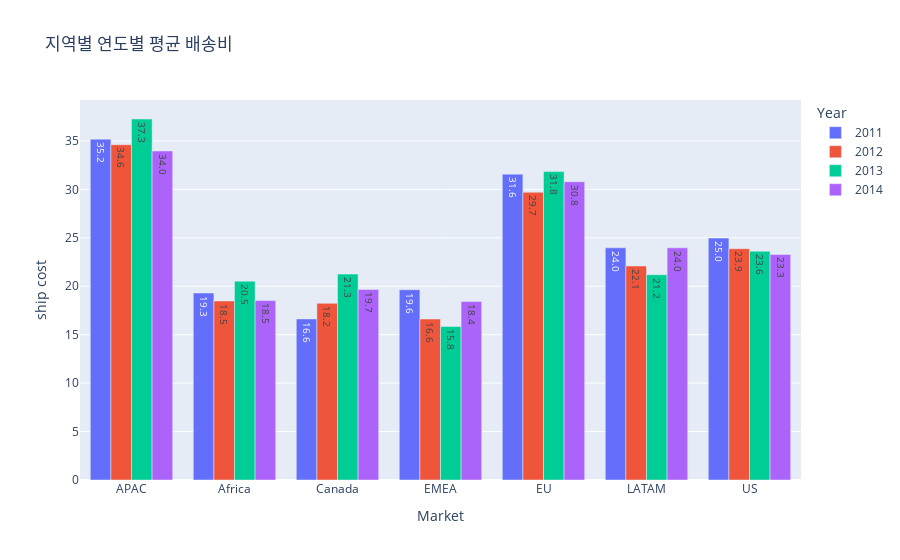

Write notebook code for a chart like this one.
### Markdown cell above
### 지역별, 연도별 평균 배송비

### Code cell
shipping = df.groupby(['Year', 'Market'])['Shipping.Cost'].mean().to_frame('ship cost').reset_index()
shipping['Year'] = shipping['Year'].astype(str)
fig = px.bar(shipping, x='Market', y='ship cost', color='Year', barmode='group', text_auto='.1f', title='지역별 연도별 평균 배송비')
fig.show()

### Figure 1 — Plotly figure (JSON) as saved in the notebook; plotly's stock layout.template omitted (floating-point values rounded to 4 significant figures)
{"data": [{"alignmentgroup": "True", "hovertemplate": "Year=2011<br>Market=%{x}<br>ship cost=%{y}<extra></extra>", "legendgroup": "2011", "marker": {"color": "#636efa", "pattern": {"shape": ""}}, "name": "2011", "offsetgroup": "2011", "orientation": "v", "showlegend": true, "textposition": "auto", "texttemplate": "%{y:.1f}", "type": "bar", "x": ["APAC", "Africa", "Canada", "EMEA", "EU", "LATAM", "US"], "xaxis": "x", "y": [35.19, 19.3, 16.63, 19.64, 31.57, 23.97, 24.97], "yaxis": "y"}, {"alignmentgroup": "True", "hovertemplate": "Year=2012<br>Market=%{x}<br>ship cost=%{y}<extra></extra>", "legendgroup": "2012", "marker": {"color": "#EF553B", "pattern": {"shape": ""}}, "name": "2012", "offsetgroup": "2012", "orientation": "v", "showlegend": true, "textposition": "auto", "texttemplate": "%{y:.1f}", "type": "bar", "x": ["APAC", "Africa", "Canada", "EMEA", "EU", "LATAM", "US"], "xaxis": "x", "y": [34.62, 18.49, 18.24, 16.62, 29.71, 22.1, 23.88], "yaxis": "y"}, {"alignmentgroup": "True", "hovertemplate": "Year=2013<br>Market=%{x}<br>ship cost=%{y}<extra></extra>", "legendgroup": "2013", "marker": {"color": "#00cc96", "pattern": {"shape": ""}}, "name": "2013", "offsetgroup": "2013", "orientation": "v", "showlegend": true, "textposition": "auto", "texttemplate": "%{y:.1f}", "type": "bar", "x": ["APAC", "Africa", "Canada", "EMEA", "EU", "LATAM", "US"], "xaxis": "x", "y": [37.27, 20.53, 21.25, 15.84, 31.84, 21.19, 23.61], "yaxis": "y"}, {"alignmentgroup": "True", "hovertemplate": "Year=2014<br>Market=%{x}<br>ship cost=%{y}<extra></extra>", "legendgroup": "2014", "marker": {"color": "#ab63fa", "pattern": {"shape": ""}}, "name": "2014", "offsetgroup": "2014", "orientation": "v", "showlegend": true, "textposition": "auto", "texttemplate": "%{y:.1f}", "type": "bar", "x": ["APAC", "Africa", "Canada", "EMEA", "EU", "LATAM", "US"], "xaxis": "x", "y": [33.97, 18.52, 19.67, 18.42, 30.79, 23.97, 23.28], "yaxis": "y"}], "layout": {"barmode": "group", "legend": {"title": {"text": "Year"}, "tracegroupgap": 0}, "title": {"text": "지역별 연도별 평균 배송비"}, "xaxis": {"anchor": "y", "domain": [0, 1], "title": {"text": "Market"}}, "yaxis": {"anchor": "x", "domain": [0, 1], "title": {"text": "ship cost"}}}}
